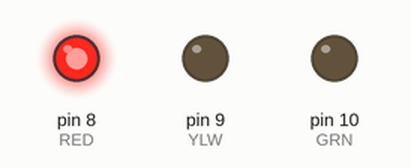
Recording of a sketch running on a simulated Arduino Uno, built with avr-gcc and run on an emulated ATmega328P. On the bench: output pins drawn as LEDs (lit = HIGH).

Above: at 0.3 s.
At 1.0 s:
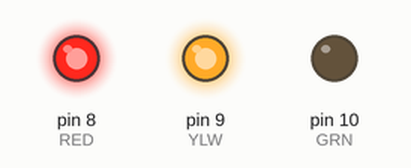
At 1.8 s:
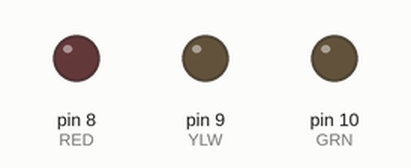
At 3.3 s:
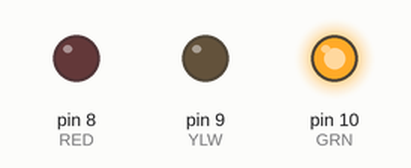
Timing chart, 0 to 4.3 s (numbered marks = the images above):
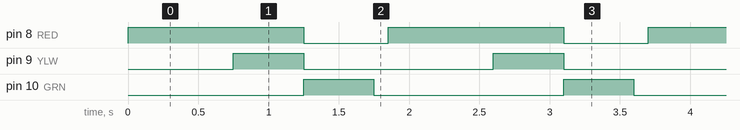

Measured:
- by itself, pin 8 (RED): alternates HIGH for 1.3 s and LOW for 0.60 s
- by itself, pin 9 (YLW), pin 10 (GRN): alternates HIGH for 0.50 s and LOW for 1.4 s
- by itself, everything shown: repeats every 1.9 s, in 4 steps

The sketch:

RYG_led.V2.ino
```cpp
#define RED 8
#define YLW 9
#define GRN 10
#define ON 1
#define OFF 0

void setup() {
  // put your setup code here, to run once:
pinMode(RED,OUTPUT);
pinMode(GRN,OUTPUT);
pinMode(YLW,OUTPUT);
}

void loop() {
  // put your main code here, to run repeatedly:
digitalWrite(RED,ON);
delay(750);
digitalWrite(YLW,ON);
delay(500);
digitalWrite(RED,OFF);
digitalWrite(YLW,OFF);
digitalWrite(GRN,ON);
delay(500);
digitalWrite(GRN,OFF);
delay(100);
}
```
